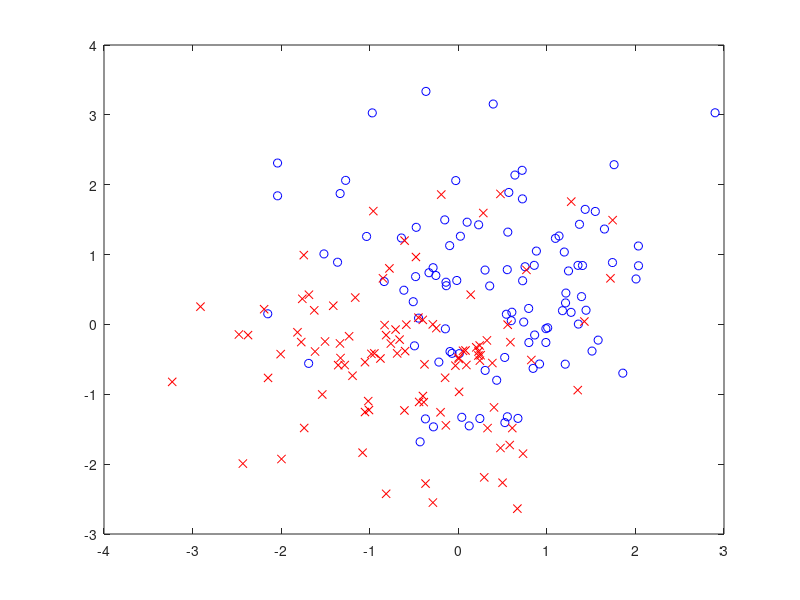

Reproduce this figure in MATLAB. (Note: this script raises an error after producing the figure.)
clear all; clc; format compact; 

%% examples using glmnet

% create some data
n = 100; 
x0 = randn(n,2)+.5; y0 = zeros(n,1); 
x1 = randn(n,2)-.5; y1 = ones(n,1); 

x = [x0; x1]; x = [x randn(size(x,1),15)];
y = [y0; y1]; 

figure(1); clf; 
plot(x0(:,1),x0(:,2),'bo'); hold on
plot(x1(:,1),x1(:,2),'rx'); 

%% fit logistic regression model
cvob1=cvglmnet(x,y,'binomial') % default is 10 folds of cv
cvglmnetPlot(cvob1);
cvglmnetCoef(cvob1) % Default is the value s='lambda_1se'
pred=cvglmnetPredict(cvob1,x,'lambda_min'); % give back coefficients - min
y = exp(pred)./(1+exp(pred)); 

% get coefficients back, show that we get same result
c=cvglmnetCoef(cvob1,'lambda_min');
b0 = c(1); b = c(2:end); 
yc = 1./(1+exp(-(b0 + x*b))); 

figure(2); clf; 
plot(y); hold on;  
plot(yc,'r'); 
